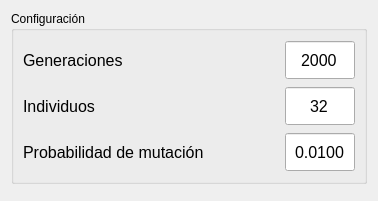
      <widget class="QWidget" name="tab_3">
       <attribute name="title">
        <string>Información algoritmo</string>
       </attribute>
       <layout class="QGridLayout" name="gridLayout_6">
        <item row="1" column="1">
         <widget class="Error_Graph" name="error_graph" native="true"/>
        </item>
        <item row="0" column="1">
         <widget class="QGroupBox" name="groupBox">
          <property name="minimumSize">
           <size>
            <width>100</width>
            <height>0</height>
           </size>
          </property>
          <property name="maximumSize">
           <size>
            <width>16777215</width>
            <height>300</height>
           </size>
          </property>
          <property name="title">
           <string>Configuración</string>
          </property>
          <layout class="QGridLayout" name="gridLayout_7">
           <item row="0" column="0" colspan="2">
            <widget class="QLabel" name="label_6">
             <property name="minimumSize">
              <size>
               <width>250</width>
               <height>40</height>
              </size>
             </property>
             <property name="font">
              <font>
               <pointsize>12</pointsize>
               <weight>50</weight>
               <bold>false</bold>
              </font>
             </property>
             <property name="toolTip">
              <string>&lt;html&gt;&lt;head/&gt;&lt;body&gt;&lt;p&gt;Especifique el ratio de aprendizaje para el MLP.&lt;/p&gt;&lt;/body&gt;&lt;/html&gt;</string>
             </property>
             <property name="text">
              <string>Generaciones</string>
             </property>
             <property name="alignment">
              <set>Qt::AlignLeading|Qt::AlignLeft|Qt::AlignVCenter</set>
             </property>
            </widget>
           </item>
           <item row="1" column="0" colspan="2">
            <widget class="QLabel" name="label_7">
             <property name="minimumSize">
              <size>
               <width>250</width>
               <height>40</height>
              </size>
             </property>
             <property name="font">
              <font>
               <pointsize>12</pointsize>
               <weight>50</weight>
               <bold>false</bold>
              </font>
             </property>
             <property name="toolTip">
              <string>&lt;html&gt;&lt;head/&gt;&lt;body&gt;&lt;p&gt;Especifique el ratio de aprendizaje para el MLP.&lt;/p&gt;&lt;/body&gt;&lt;/html&gt;</string>
             </property>
             <property name="text">
              <string>Individuos</string>
             </property>
             <property name="alignment">
              <set>Qt::AlignLeading|Qt::AlignLeft|Qt::AlignVCenter</set>
             </property>
            </widget>
           </item>
           <item row="4" column="0">
            <widget class="QLabel" name="label_12">
             <property name="minimumSize">
              <size>
               <width>250</width>
               <height>40</height>
              </size>
             </property>
             <property name="font">
              <font>
               <pointsize>12</pointsize>
               <weight>50</weight>
               <bold>false</bold>
              </font>
             </property>
             <property name="toolTip">
              <string>&lt;html&gt;&lt;head/&gt;&lt;body&gt;&lt;p&gt;Especifique el ratio de aprendizaje para el MLP.&lt;/p&gt;&lt;/body&gt;&lt;/html&gt;</string>
             </property>
             <property name="text">
              <string>Probabilidad de mutación</string>
             </property>
             <property name="alignment">
              <set>Qt::AlignLeading|Qt::AlignLeft|Qt::AlignVCenter</set>
             </property>
            </widget>
           </item>
           <item row="1" column="2" colspan="2">
            <widget class="QSpinBox" name="inp_individuos">
             <property name="minimumSize">
              <size>
               <width>0</width>
               <height>40</height>
              </size>
             </property>
             <property name="font">
              <font>
               <pointsize>12</pointsize>
              </font>
             </property>
             <property name="toolTip">
              <string>&lt;html&gt;&lt;head/&gt;&lt;body&gt;&lt;p&gt;Mínimo 3 y máximo 10 capas.&lt;/p&gt;&lt;/body&gt;&lt;/html&gt;</string>
             </property>
             <property name="frame">
              <bool>true</bool>
             </property>
             <property name="alignment">
              <set>Qt::AlignCenter</set>
             </property>
             <property name="buttonSymbols">
              <enum>QAbstractSpinBox::NoButtons</enum>
             </property>
             <property name="keyboardTracking">
              <bool>true</bool>
             </property>
             <property name="minimum">
              <number>1</number>
             </property>
             <property name="maximum">
              <number>200</number>
             </property>
             <property name="value">
              <number>32</number>
             </property>
            </widget>
           </item>
           <item row="4" column="2" colspan="2">
            <widget class="QDoubleSpinBox" name="inp_p_mutacion">
             <property name="minimumSize">
              <size>
               <width>0</width>
               <height>40</height>
              </size>
             </property>
             <property name="font">
              <font>
               <pointsize>12</pointsize>
              </font>
             </property>
             <property name="toolTip">
              <string>&lt;html&gt;&lt;head/&gt;&lt;body&gt;&lt;p&gt;Mínimo 3 y máximo 10 capas.&lt;/p&gt;&lt;/body&gt;&lt;/html&gt;</string>
             </property>
             <property name="frame">
              <bool>true</bool>
             </property>
             <property name="alignment">
              <set>Qt::AlignCenter</set>
             </property>
             <property name="buttonSymbols">
              <enum>QAbstractSpinBox::NoButtons</enum>
             </property>
             <property name="keyboardTracking">
              <bool>true</bool>
             </property>
             <property name="decimals">
              <number>4</number>
             </property>
             <property name="value">
              <double>0.010000000000000</double>
             </property>
            </widget>
           </item>
           <item row="0" column="2" colspan="2">
            <widget class="QSpinBox" name="inp_generaciones">
             <property name="minimumSize">
              <size>
               <width>0</width>
               <height>40</height>
              </size>
             </property>
             <property name="font">
              <font>
               <pointsize>12</pointsize>
              </font>
             </property>
             <property name="toolTip">
              <string>&lt;html&gt;&lt;head/&gt;&lt;body&gt;&lt;p&gt;Mínimo 3 y máximo 10 capas.&lt;/p&gt;&lt;/body&gt;&lt;/html&gt;</string>
             </property>
             <property name="frame">
              <bool>true</bool>
             </property>
             <property name="alignment">
              <set>Qt::AlignCenter</set>
             </property>
             <property name="buttonSymbols">
              <enum>QAbstractSpinBox::NoButtons</enum>
             </property>
             <property name="keyboardTracking">
              <bool>true</bool>
             </property>
             <property name="minimum">
              <number>1</number>
             </property>
             <property name="maximum">
              <number>99999</number>
             </property>
             <property name="value">
              <number>2000</number>
             </property>
            </widget>
           </item>
          </layout>
         </widget>
        </item>
       </layout>
      </widget>
